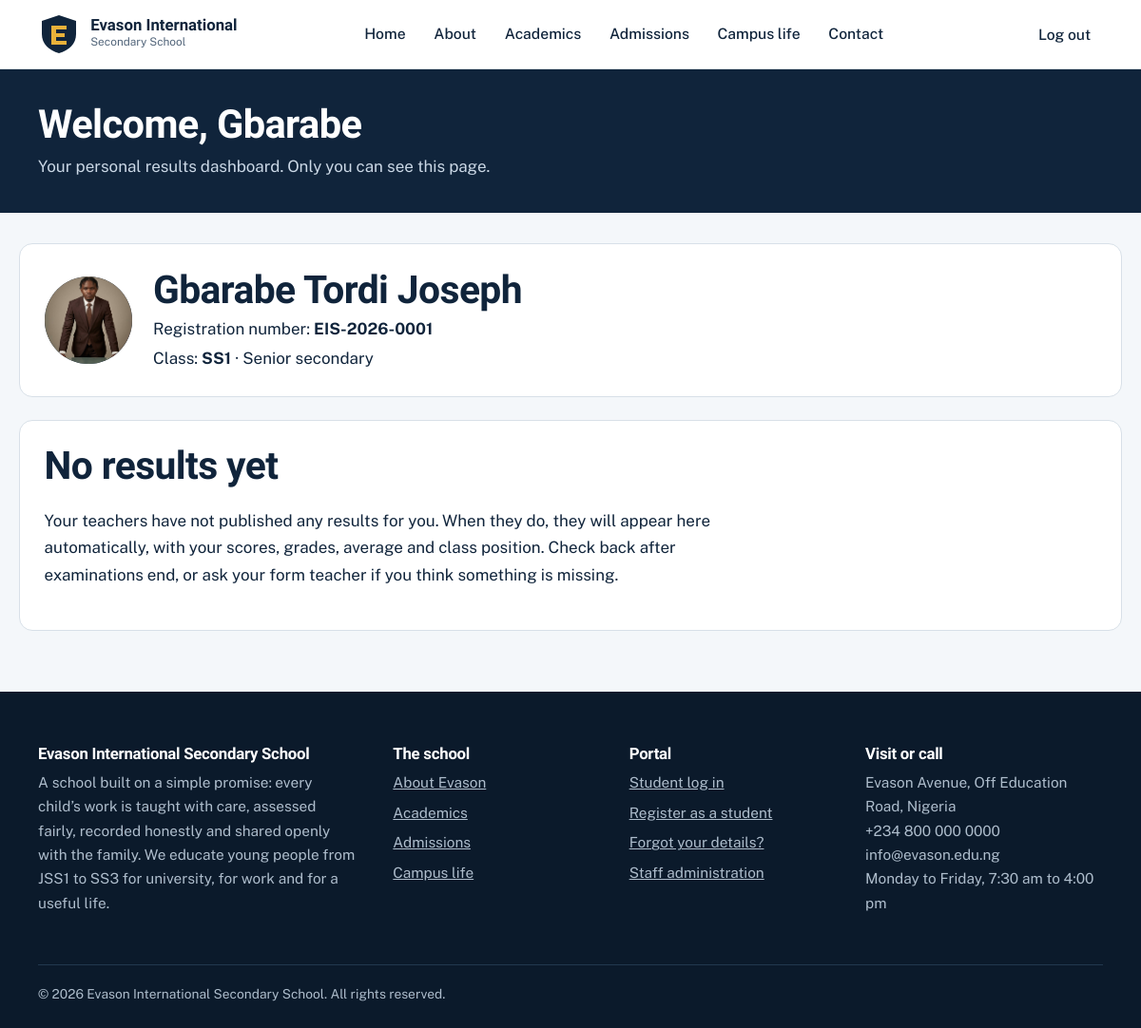
The app's page /dashboard/results/ (signed in) with its own data.
### accounts/models.py (models this page shows, shortened)
class StudentProfile(models.Model):
    GENDERS = [("F", "Female"), ("M", "Male")]
    user = models.OneToOneField(settings.AUTH_USER_MODEL, on_delete=models.CASCADE, related_name="student")
    reg_number = models.CharField("Registration number", max_length=20, unique=True, editable=False, blank=True)
    school_class = models.ForeignKey("academics.SchoolClass", on_delete=models.PROTECT, related_name="students")
    gender = models.CharField(max_length=1, choices=GENDERS)
    date_of_birth = models.DateField(null=True, blank=True)
    guardian_name = models.CharField(max_length=120)
    guardian_phone = models.CharField(max_length=30)
    address = models.CharField(max_length=255, blank=True)
    passport = models.ImageField(upload_to="passports/", blank=True)
    created = models.DateTimeField(auto_now_add=True)
    class Meta:
        ordering = ["school_class__order", "user__last_name", "user__first_name"]
    @property
    def full_name(self):
        return self.user.get_full_name() or self.user.username

class User(AbstractUser):
    STUDENT, TEACHER, ADMIN = "student", "teacher", "admin"
    ROLES = [(STUDENT, "Student"), (TEACHER, "Teacher"), (ADMIN, "Administrator")]
    role = models.CharField(max_length=10, choices=ROLES, default=STUDENT)
    phone = models.CharField(max_length=20, blank=True)

### academics/models.py (models this page shows)
class SchoolClass(models.Model):
    name = models.CharField(max_length=10, unique=True)
    order = models.PositiveSmallIntegerField(unique=True)
    subjects = models.ManyToManyField("Subject", through="ClassSubject", related_name="classes", blank=True)
    class Meta:
        ordering = ["order"]
        verbose_name_plural = "classes"
    def __str__(self):
        return self.name
    @property
    def section(self):
        return "Junior secondary" if self.name.startswith("JSS") else "Senior secondary"

### accounts/views.py (the view)
# urls.py: path("dashboard/results/", views.student_dashboard, name="student_dashboard"),
@login_required
def student_dashboard(request):
    profile = getattr(request.user, "student", None)
    if profile is None:
        messages.error(request, "This account has no student record. Please contact the school office.")
        return redirect("home")
    terms = list(Term.objects.filter(result__student=profile, result__is_published=True).distinct())
    selected = None
    if terms:
        wanted = request.GET.get("term")
        selected = next((t for t in terms if str(t.pk) == wanted), None) or \
                   next((t for t in terms if t.is_current), terms[0])
    summary = term_summary(profile, selected) if selected else None
    return render(request, "accounts/student_dashboard.html",
                  {"profile": profile, "terms": terms, "term": selected, "summary": summary})

### website/context.py (called while the page is built)
def school(request):
    return {"SCHOOL": settings.SCHOOL, "year": timezone.now().year}

### templates/accounts/student_dashboard.html (shortened to what this page needs)
{% extends 'base.html' %}
{% load school_tags %}
{% block content %}
<div class="page-head"><div class="wrap"><h1>Welcome, {{ profile.user.first_name }}</h1><p>Your personal results dashboard. Only you can see this page.</p></div></div>
<div class="wrap portal">
  <section class="card profile">
    {% if profile.passport %}<img class="avatar" src="{{ profile.passport.url }}" alt="Passport photograph of {{ profile.full_name }}">{% else %}<div class="avatar" aria-hidden="true">{{ profile.user.first_name|slice:":1" }}{{ profile.user.last_name|slice:":1" }}</div>{% endif %}
    <div>
      <h2 style="margin:0">{{ profile.full_name }}</h2>
      <p style="margin:.2rem 0">Registration number: <strong>{{ profile.reg_number }}</strong></p>
      <p style="margin:0">Class: <strong>{{ profile.school_class }}</strong> · {{ profile.school_class.section }}</p>
    </div>
  </section>
  {% if term %}
  <div class="toolbar no-print" style="margin-top:1.5rem">
    <form method="get" class="toolbar">
      <div class="field"><label for="term">Choose term</label>
        <select id="term" name="term" onchange="this.form.submit()">{% for t in terms %}<option value="{{ t.pk }}" {% if t.pk == term.pk %}selected{% endif %}>{{ t }}</option>{% endfor %}</select></div>
      <noscript><button class="btn btn-sea btn-sm">Show</button></noscript>
    </form>
    <button class="btn btn-gold btn-sm" onclick="window.print()">Print result sheet</button>
  </div>
  <section class="card">
    <h2>Result sheet · {{ term }}</h2>
    <div class="tbl-wrap"><table>
      <thead><tr><th>Subject</th><th class="n">1st test (20)</th><th class="n">2nd test (20)</th><th class="n">Exam (60)</th><th class="n">Total (100)</th><th>Grade</th><th>Remark</th></tr></thead>
      <tbody>
        {% for r in summary.results %}
        <tr><td>{{ r.subject.name }}</td><td class="n">{{ r.first_test }}</td><td class="n">{{ r.second_test }}</td><td class="n">{{ r.exam }}</td><td class="n"><strong>{{ r.total }}</strong></td><td><span class="grade g-{{ r.grade }}">{{ r.grade }}</span></td><td>{{ r.remark }}</td></tr>
        {% endfor %}
      </tbody>
    </table></div>
    <div class="scorebox">
      <div><b>{{ summary.total }} / {{ summary.max_total }}</b><span>Overall total</span></div>
      <div><b>{{ summary.average }}</b><span>Average</span></div>
      <div><b><span class="grade g-{{ summary.grade }}">{{ summary.grade }}</span> {{ summary.remark }}</b><span>Overall grade</span></div>
      <div><b>{{ summary.position|ordinal }} of {{ summary.class_size }}</b><span>Position in {{ profile.school_class }}</span></div>
    </div>
    <p class="help">Subjects taken: {{ summary.count }}. Grades: A 70+, B 60 to 69, C 50 to 59, D 45 to 49, E 40 to 44, F below 40.</p>
  </section>
  {% else %}
  <section class="card" style="margin-top:1.5rem">
    <h2>No results yet</h2>
    <p>Your teachers have not published any results for you. When they do, they will appear here automatically, with your scores, grades, average and class position. Check back after examinations end, or ask your form teacher if you think something is missing.</p>
  </section>
  {% endif %}
</div>
{% endblock %}

### static/css/style.css (style rules this page uses)
:root { --ink:#10243b; --ink-2:#1b3957; --paper:#f4f7fa; --white:#fff; --line:#d8e0e8; --muted:#52657a; --gold:#e8b13a; --gold-d:#a8780f; --sea:#13806b; --sea-l:#dff3ee; --red:#b3372c; --font-d:"Bricolage Grotesque",system-ui,sans-serif; --font-b:"Public Sans",system-ui,sans-serif; --r:10px; --max:1160px; }
* { box-sizing:border-box }
html { scroll-behavior:smooth }
body { margin:0;font:400 1.0625rem/1.65 var(--font-b);color:var(--ink);background:var(--paper) }
img,svg { max-width:100% }
h1,h2,h3,h4 { font-family:var(--font-d);line-height:1.12;margin:0 0 .5em;letter-spacing:-.015em }
h1 { font-size:clamp(2.4rem,5.4vw,4.3rem);font-weight:800 }
h2 { font-size:clamp(1.8rem,3.4vw,2.6rem);font-weight:700 }
p { margin:0 0 1.1em;max-width:70ch }
.wrap { max-width:var(--max);margin:0 auto;padding:0 1.25rem }
.card { background:var(--white);border:1px solid var(--line);border-radius:14px;padding:1.6rem }
.page-head { background:var(--ink);color:#fff;padding:2.2rem 0 }
.page-head h1 { font-size:clamp(1.8rem,3.5vw,2.6rem);margin:0 }
.page-head p { color:#cbd8e6;margin:.4rem 0 0 }
.portal { padding:2rem 0 4rem }
.profile { display:flex;gap:1.4rem;align-items:center;flex-wrap:wrap }
.avatar { width:92px;height:92px;border-radius:50%;object-fit:cover;background:var(--ink);color:var(--gold);display:grid;place-items:center;font:800 2rem var(--font-d) }

### records on screen
StudentProfile: user.first_name "Gbarabe", passport (picture), full_name "Gbarabe Tordi Joseph", reg_number "EIS-2026-0001", school_class "SS1", school_class.section "Senior secondary"

### other values on screen
{{ SCHOOL.name }} "Evason International Secondary School"
{{ SCHOOL.address }} "Evason Avenue, Off Education Road, Nigeria"
{{ SCHOOL.phone }} "+234 800 000 0000"
{{ SCHOOL.email }} "info@evason.edu.ng"
